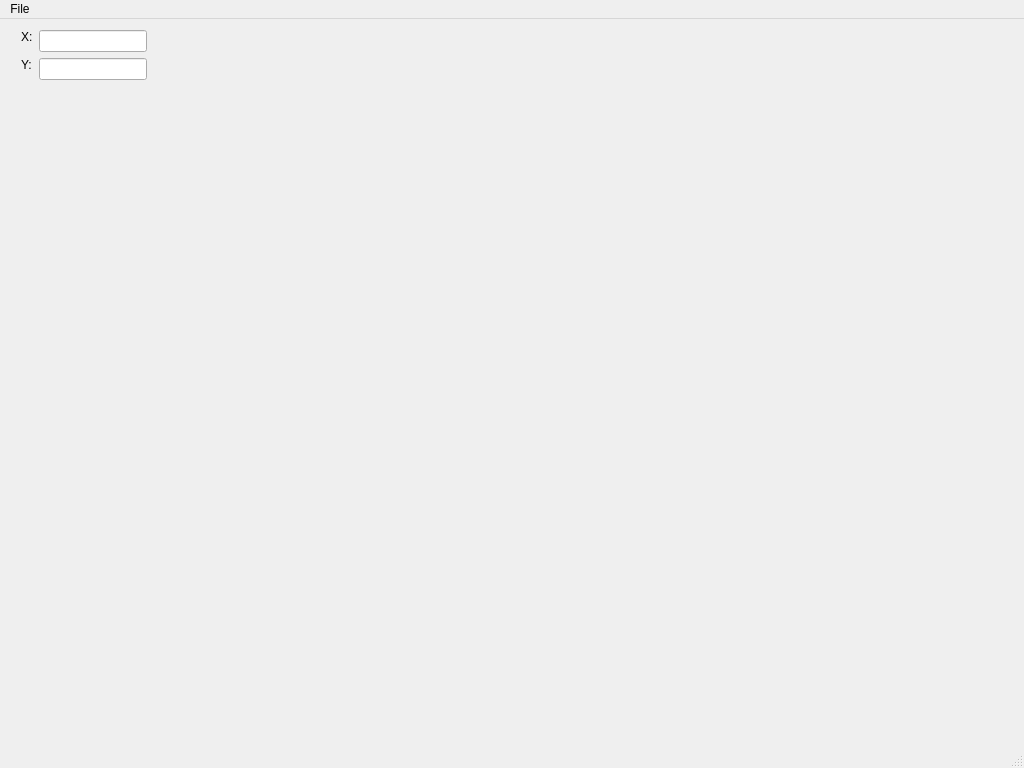
<?xml version="1.0" encoding="UTF-8"?>
<ui version="4.0">
 <class>MainFractals</class>
 <widget class="QMainWindow" name="MainFractals">
  <property name="geometry">
   <rect>
    <x>0</x>
    <y>0</y>
    <width>1024</width>
    <height>768</height>
   </rect>
  </property>
  <property name="sizePolicy">
   <sizepolicy hsizetype="Maximum" vsizetype="Maximum">
    <horstretch>0</horstretch>
    <verstretch>0</verstretch>
   </sizepolicy>
  </property>
  <property name="windowTitle">
   <string>Fractals Discovery</string>
  </property>
  <widget class="QWidget" name="centralWidget">
   <property name="sizePolicy">
    <sizepolicy hsizetype="Maximum" vsizetype="Maximum">
     <horstretch>0</horstretch>
     <verstretch>0</verstretch>
    </sizepolicy>
   </property>
   <widget class="QFrame" name="frame">
    <property name="geometry">
     <rect>
      <x>0</x>
      <y>0</y>
      <width>0</width>
      <height>0</height>
     </rect>
    </property>
    <property name="sizePolicy">
     <sizepolicy hsizetype="Maximum" vsizetype="Maximum">
      <horstretch>0</horstretch>
      <verstretch>0</verstretch>
     </sizepolicy>
    </property>
    <property name="frameShape">
     <enum>QFrame::StyledPanel</enum>
    </property>
    <property name="frameShadow">
     <enum>QFrame::Raised</enum>
    </property>
   </widget>
   <widget class="QWidget" name="horizontalLayoutWidget">
    <property name="geometry">
     <rect>
      <x>10</x>
      <y>0</y>
      <width>1171</width>
      <height>701</height>
     </rect>
    </property>
    <layout class="QHBoxLayout" name="horizontalLayout">
     <item>
      <layout class="QVBoxLayout" name="verticalLayout">
       <item>
        <layout class="QFormLayout" name="formLayout">
         <item row="0" column="0">
          <widget class="QLabel" name="label">
           <property name="sizePolicy">
            <sizepolicy hsizetype="Fixed" vsizetype="Fixed">
             <horstretch>1</horstretch>
             <verstretch>0</verstretch>
            </sizepolicy>
           </property>
           <property name="text">
            <string notr="true">X:</string>
           </property>
          </widget>
         </item>
         <item row="0" column="1">
          <widget class="QLineEdit" name="lineEdit">
           <property name="sizePolicy">
            <sizepolicy hsizetype="Fixed" vsizetype="Fixed">
             <horstretch>1</horstretch>
             <verstretch>0</verstretch>
            </sizepolicy>
           </property>
           <property name="maxLength">
            <number>9</number>
           </property>
           <property name="readOnly">
            <bool>true</bool>
           </property>
          </widget>
         </item>
         <item row="1" column="0">
          <widget class="QLabel" name="label_2">
           <property name="sizePolicy">
            <sizepolicy hsizetype="Fixed" vsizetype="Fixed">
             <horstretch>0</horstretch>
             <verstretch>0</verstretch>
            </sizepolicy>
           </property>
           <property name="text">
            <string notr="true">Y:</string>
           </property>
          </widget>
         </item>
         <item row="1" column="1">
          <widget class="QLineEdit" name="lineEdit_2">
           <property name="sizePolicy">
            <sizepolicy hsizetype="Fixed" vsizetype="Fixed">
             <horstretch>1</horstretch>
             <verstretch>0</verstretch>
            </sizepolicy>
           </property>
           <property name="maxLength">
            <number>9</number>
           </property>
           <property name="readOnly">
            <bool>true</bool>
           </property>
          </widget>
         </item>
        </layout>
       </item>
      </layout>
     </item>
     <item>
      <layout class="QVBoxLayout" name="verticalLayout_3"/>
     </item>
    </layout>
   </widget>
  </widget>
  <widget class="QMenuBar" name="menuBar">
   <property name="geometry">
    <rect>
     <x>0</x>
     <y>0</y>
     <width>1024</width>
     <height>21</height>
    </rect>
   </property>
   <widget class="QMenu" name="menuFile">
    <property name="title">
     <string>File</string>
    </property>
    <addaction name="actionNew_2"/>
    <addaction name="actionSave"/>
    <addaction name="separator"/>
    <addaction name="actionExit"/>
    <addaction name="separator"/>
   </widget>
   <addaction name="menuFile"/>
  </widget>
  <widget class="QStatusBar" name="statusBar"/>
  <action name="actionSave">
   <property name="enabled">
    <bool>false</bool>
   </property>
   <property name="text">
    <string>Save</string>
   </property>
  </action>
  <action name="actionExit">
   <property name="text">
    <string>Exit</string>
   </property>
  </action>
  <action name="actionNew_2">
   <property name="text">
    <string>New</string>
   </property>
  </action>
 </widget>
 <layoutdefault spacing="6" margin="11"/>
 <resources/>
 <connections/>
</ui>
